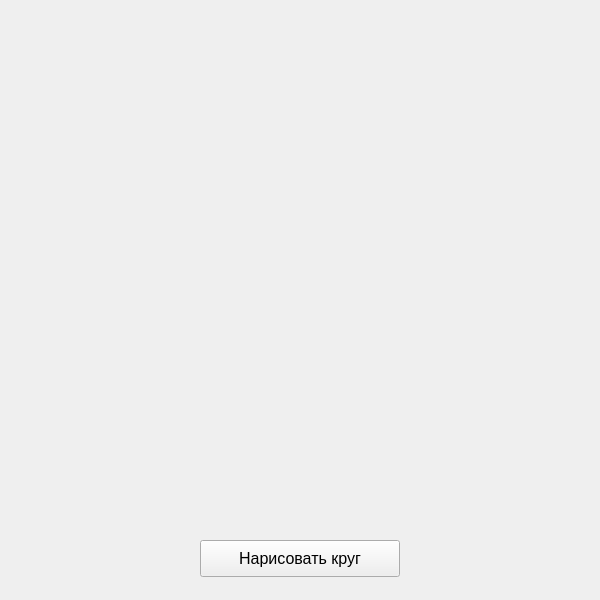
<?xml version="1.0" encoding="UTF-8"?>
<ui version="4.0">
 <class>Form</class>
 <widget class="QWidget" name="Form">
  <property name="geometry">
   <rect>
    <x>0</x>
    <y>0</y>
    <width>600</width>
    <height>600</height>
   </rect>
  </property>
  <property name="windowTitle">
   <string>Рисовалка желтых кружков</string>
  </property>
  <widget class="QPushButton" name="pushButton">
   <property name="geometry">
    <rect>
     <x>200</x>
     <y>540</y>
     <width>200</width>
     <height>37</height>
    </rect>
   </property>
   <property name="font">
    <font>
     <pointsize>12</pointsize>
    </font>
   </property>
   <property name="text">
    <string>Нарисовать круг</string>
   </property>
  </widget>
 </widget>
 <resources/>
 <connections/>
</ui>
